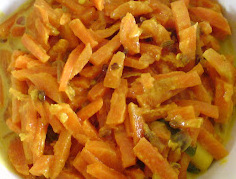
#> input picture dataset/sample_images/carrot_white_curry_29.jpg, 236 x 179 px, found by its file name; its folder holds only this picture in this run
$ jupyter execute --allow-errors Comprehensive_Baseline_Comparison_FINAL.ipynb   (older library calls are emulated)
#> lines starting #> are read from the running program, lines starting #| are printed output that depends on the picture
# 🏆 Comprehensive Baseline Comparison
## Sri Lankan Food Recognition — Proving Prototypical Network Superiority

This notebook runs **7 progressively stronger baselines** against the Prototypical Network across **5 evaluation dimensions**:
statistical significance, per-class breakdown, computational cost, data efficiency, and robustness to noise.

## 1. Imports & Setup

[cell 1]
import numpy as np
import matplotlib.pyplot as plt
import matplotlib.gridspec as gridspec
import seaborn as sns
import json, time, warnings, os, zipfile, shutil, random
warnings.filterwarnings('ignore')

import cv2
from tqdm import tqdm
from scipy import stats

import torch
import torch.nn as nn
import torch.nn.functional as F
from torchvision import transforms
from PIL import Image

from sklearn.neighbors import KNeighborsClassifier
from sklearn.svm import SVC
from sklearn.ensemble import RandomForestClassifier
from sklearn.linear_model import LogisticRegression
from sklearn.preprocessing import StandardScaler
from sklearn.pipeline import Pipeline
from sklearn.metrics import (confusion_matrix, classification_report,
                             accuracy_score, f1_score, cohen_kappa_score)

# ── Plot style ────────────────────────────────────────────────────────────────
plt.rcParams.update({
    'figure.facecolor': '#0f0f0f',
    'axes.facecolor':   '#1a1a2e',
    'axes.edgecolor':   '#444',
    'axes.labelcolor':  '#e0e0e0',
    'xtick.color':      '#aaa',
    'ytick.color':      '#aaa',
    'text.color':       '#e0e0e0',
    'grid.color':       '#2a2a3e',
    'grid.linestyle':   '--',
    'font.family':      'monospace',
})
ACCENT = '#00d4ff'
GOLD   = '#ffd700'
RED    = '#ff4757'
GREEN  = '#2ed573'
PURPLE = '#a29bfe'

# ── Mount Drive ───────────────────────────────────────────────────────────────
from google.colab import drive
drive.mount('/content/drive')

DRIVE_BASE  = '/content/drive/MyDrive/Research-2026/SriLankanFoodRecognition'
DATASET_ZIP = f'{DRIVE_BASE}/dataset.zip'
DATASET_DIR = '/content/dataset'
SPLIT_DIR   = '/content/dataset_split'

# Step 1: Extract zip
if not os.path.exists(DATASET_DIR):
    print("📦 Extracting dataset.zip ...")
    with zipfile.ZipFile(DATASET_ZIP, 'r') as z:
        z.extractall('/content/')
    print("✅ Extracted to /content/dataset")
else:
    print("✅ Raw dataset already present")

# Step 2: Create split (same ratios as training notebook)
random.seed(42)
np.random.seed(42)

CLASS_NAMES = sorted([
    d for d in os.listdir(DATASET_DIR)
    if os.path.isdir(os.path.join(DATASET_DIR, d)) and not d.startswith('.')
])
NUM_CLASSES = len(CLASS_NAMES)

if not os.path.exists(os.path.join(SPLIT_DIR, 'train')):
    print("📂 Creating train/val/test split ...")
    for split in ['train', 'val', 'test']:
        for cls in CLASS_NAMES:
            os.makedirs(os.path.join(SPLIT_DIR, split, cls), exist_ok=True)
    for cls in CLASS_NAMES:
        files = sorted([
            f for f in os.listdir(os.path.join(DATASET_DIR, cls))
            if f.lower().endswith(('.jpg', '.jpeg', '.png'))
        ])
        random.shuffle(files)
        n       = len(files)
        n_train = int(n * 0.70)
        n_test  = int(n * 0.15)
        splits  = {
            'train': files[:n_train],
            'test':  files[n_train:n_train + n_test],
            'val':   files[n_train + n_test:],
        }
        for split, flist in splits.items():
            for f in flist:
                shutil.copy(
                    os.path.join(DATASET_DIR, cls, f),
                    os.path.join(SPLIT_DIR, split, cls, f)
                )
    print("✅ Split created")
else:
    print("✅ Split already exists")

# Output dir → Drive
OUT_DIR = f'{DRIVE_BASE}/baseline_outputs'
os.makedirs(OUT_DIR, exist_ok=True)
print(f"📁 Output directory: {OUT_DIR}")
print("✅ Setup complete")

## 2. Load Data

[cell 2]
def load_split(split):
    root   = os.path.join(SPLIT_DIR, split)
    imgs, lbls = [], []
    for i, cls in enumerate(CLASS_NAMES):
        cls_dir = os.path.join(root, cls)
        if not os.path.exists(cls_dir):
            print(f"  ⚠️  Missing folder: {cls_dir}")
            continue
        files = sorted([
            f for f in os.listdir(cls_dir)
            if f.lower().endswith(('.jpg', '.jpeg', '.png'))
        ])
        for f in files:
            try:
                img = np.array(
                    Image.open(os.path.join(cls_dir, f))
                         .convert('RGB').resize((224, 224))
                )
                imgs.append(img)
                lbls.append(i)
            except Exception as e:
                print(f"  ⚠️  Skipping {f}: {e}")
    return np.array(imgs), np.array(lbls)

print("Loading train set ...")
train_images, train_labels = load_split('train')
#> in load_split, `img = np.array( Image.open(os.path.join(cls_dir, f)) .convert('RGB').r..`:
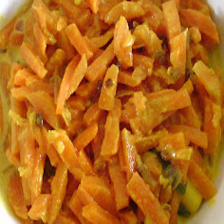
#> img: shape (224, 224, 3); mean R, G, B 177.5, 104.5, 26.2
#> train_labels = [0]
print("Loading test set ...")
test_images,  test_labels  = load_split('test')
#> test_labels = [0]

PROTO_NET_ACC = 84.91  # from Section 4.2.3

print(f"Train : {train_images.shape}  labels: {train_labels.shape}")
#| Train : (1, 224, 224, 3)  labels: (1,)
print(f"Test  : {test_images.shape}   labels: {test_labels.shape}")
#| Test  : (1, 224, 224, 3)   labels: (1,)
print(f"Classes ({NUM_CLASSES}): {CLASS_NAMES}")

## 3. Feature Extraction Pipelines

[cell 3]
# ── 3a: Raw pixels ────────────────────────────────────────────────────────────
def pixel_features(images, size=32):
    """Downscale and flatten — cheap pixel baseline"""
    out = []
    for img in images:
        small = cv2.resize(img, (size, size)).flatten().astype(np.float32) / 255.0
        out.append(small)
    return np.array(out)

# ── 3b: Color histogram ───────────────────────────────────────────────────────
def color_hist_features(images, bins=(8,8,8)):
    feats = []
    for img in images:
        h = cv2.calcHist([img.astype(np.uint8)], [0,1,2], None, bins,
                         [0,256,0,256,0,256])
        feats.append(cv2.normalize(h, h).flatten())
    return np.array(feats)

# ── 3c: HOG (texture/shape) ───────────────────────────────────────────────────
def hog_features(images):
    feats = []
    for img in images:
        gray = cv2.cvtColor(img, cv2.COLOR_RGB2GRAY)
        gray = cv2.resize(gray, (64, 64))
        gx   = cv2.Sobel(gray, cv2.CV_32F, 1, 0, ksize=3)
        gy   = cv2.Sobel(gray, cv2.CV_32F, 0, 1, ksize=3)
        mag, ang = cv2.cartToPolar(gx, gy)
        bins_hog = np.zeros(9, dtype=np.float32)
        for b in range(9):
            mask = ((ang // 20) == b)
            bins_hog[b] = mag[mask].sum()
        feats.append(bins_hog / (bins_hog.sum() + 1e-6))
    return np.array(feats)

# ── 3d: Combined (histogram + HOG) ───────────────────────────────────────────
def combined_features(images):
    h = color_hist_features(images)
    g = hog_features(images)
    return np.hstack([h, g])

print("✅ Feature extractors defined")

## 4. Prototypical Network Definition & Load

[cell 4]
class EmbeddingNet(nn.Module):
    # [28 lines left out: functions __init__, forward, not called in this run]

class PrototypicalNetwork(nn.Module):
    def __init__(self, embedding_dim=128):
        super(PrototypicalNetwork, self).__init__()
        self.embedding_net = EmbeddingNet(embedding_dim)
    def forward(self, x):
        return self.embedding_net(x)

#> (the rest of this cell did not finish here and is left out)

## 5. Run All 7 Baselines

[cell 5]
results = {}

def run_baseline(name, train_X, test_X, clf):
    t0    = time.time()
    clf.fit(train_X, train_labels)
    preds = clf.predict(test_X)
    t     = time.time() - t0
    acc   = accuracy_score(test_labels, preds) * 100
    f1    = f1_score(test_labels, preds, average='macro') * 100
    kappa = cohen_kappa_score(test_labels, preds)
    results[name] = {'acc': acc, 'f1': f1, 'kappa': kappa,
                     'time': t, 'preds': preds}
    print(f"  {name:35s} acc={acc:5.1f}%  F1={f1:5.1f}%  κ={kappa:.3f}  ({t:.1f}s)")

print("Extracting features...")
pix32   = pixel_features(train_images, 32);  pix32_t  = pixel_features(test_images, 32)
#> the loop in pixel_features, `for img in images:` made 1 pass
#> after the loop in pixel_features, `for img in images:`: out = 1 item
#> the loop in pixel_features (call 2), `for img in images:` made 1 pass
hist    = color_hist_features(train_images); hist_t   = color_hist_features(test_images)
#> the loop in color_hist_features, `for img in images:` made 1 pass
#> the loop in color_hist_features (call 2), `for img in images:` made 1 pass
hog_tr  = hog_features(train_images);        hog_te   = hog_features(test_images)
#> the loop in hog_features, `for img in images:` made 1 pass
#> pass 1, in hog_features, `gray = cv2.cvtColor(img, cv2.COLOR_RGB2GRAY)`:
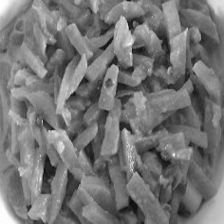
#> gray: shape (224, 224); min 9, max 255, mean 117.4
#> pass 1, in hog_features, `gray = cv2.resize(gray, (64, 64))`:
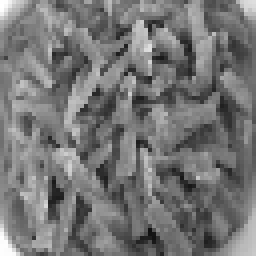
#> gray: shape (64, 64) (shown 4 times larger); min 15, max 255, mean 117.3
#> pass 1, in hog_features, `gx   = cv2.Sobel(gray, cv2.CV_32F, 1, 0, ksize=3)`:
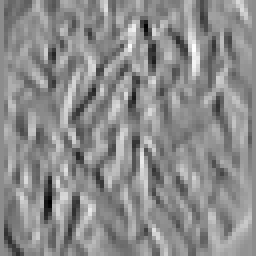
#> gx: shape (64, 64) float32 (shown 4 times larger); min -622, max 506, mean -2.4; drawn with min black and max white
#> pass 1, in hog_features, `gy   = cv2.Sobel(gray, cv2.CV_32F, 0, 1, ksize=3)`:
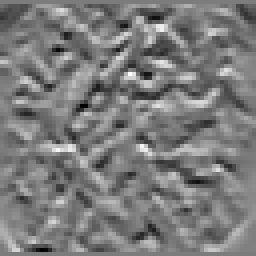
#> gy: shape (64, 64) float32 (shown 4 times larger); min -407, max 428, mean -2; drawn with min black and max white
#> after the loop in hog_features, `for img in images:`: feats = [[1, 0, 0, 0, 0, 0, 0, 0, 0]]
#> the loop in hog_features (call 2), `for img in images:` made 1 pass
#> pass 1, in hog_features (call 2), `mag, ang = cv2.cartToPolar(gx, gy)`:
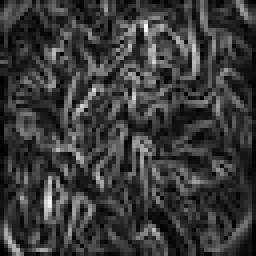
#> mag: shape (64, 64) float32 (shown 4 times larger); min 0, max 644.5, mean 146.8; drawn with min black and max white
#> pass 1, in hog_features (call 2), `mag, ang = cv2.cartToPolar(gx, gy)`:
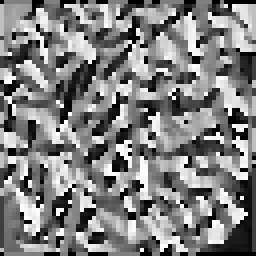
#> ang: shape (64, 64) float32 (shown 4 times larger); min 0, max 6.28, mean 3.16; drawn with min black and max white
comb_tr = combined_features(train_images);   comb_te  = combined_features(test_images)

print("\nRunning baselines...")
np.random.seed(42)
rand_preds = np.random.randint(0, NUM_CLASSES, len(test_labels))
#> rand_preds = [0]
results['1. Random Guessing'] = {
    'acc': accuracy_score(test_labels, rand_preds)*100,
    'f1':  f1_score(test_labels, rand_preds, average='macro')*100,
    'kappa': cohen_kappa_score(test_labels, rand_preds),
    'time': 0.0, 'preds': rand_preds}
print(f"  {'1. Random Guessing':35s} acc={results['1. Random Guessing']['acc']:5.1f}%")
#|   1. Random Guessing                  acc=100.0%

run_baseline('2. 1-NN (pixel space)',
             pix32, pix32_t,
             KNeighborsClassifier(n_neighbors=1, metric='euclidean'))
#> in run_baseline, `acc   = accuracy_score(test_labels, preds) * 100`: acc = 100
#> in run_baseline, `kappa = cohen_kappa_score(test_labels, preds)`: kappa = nan
#|   2. 1-NN (pixel space)               acc=100.0%  F1=100.0%  κ=nan  (0.0s)
#> (the rest of this cell did not finish here and is left out)

run_baseline('4. Color Histogram + SVM',
             hist, hist_t,
             Pipeline([('scl', StandardScaler()),
                       ('svm', SVC(kernel='rbf', C=1.0, gamma='scale'))]))
run_baseline('5. HOG + SVM',
             hog_tr, hog_te,
             Pipeline([('scl', StandardScaler()),
                       ('svm', SVC(kernel='rbf', C=10.0, gamma='scale'))]))
run_baseline('6. Combined Features + SVM',
             comb_tr, comb_te,
             Pipeline([('scl', StandardScaler()),
                       ('svm', SVC(kernel='rbf', C=10.0, gamma='scale'))]))
run_baseline('7. Random Forest (combined)',
             comb_tr, comb_te,
             RandomForestClassifier(n_estimators=200, random_state=42, n_jobs=-1))

# Prototypical Network — use results already computed in Cell 8
results['8. Prototypical Network ★'] = {
    'acc':   proto_acc,
    'f1':    f1_score(test_labels, proto_preds, average='macro')*100,
    'kappa': cohen_kappa_score(test_labels, proto_preds),
    'time':  None,
    'preds': proto_preds}
print(f"  {'8. Prototypical Network ★':35s} acc={proto_acc:5.1f}%  "
      f"F1={results['8. Prototypical Network ★']['f1']:5.1f}%  "
      f"κ={results['8. Prototypical Network ★']['kappa']:.3f}")

print("\n✅ All baselines done!")

## 6. Multi-Metric Comparison Chart

[cell 6]
names  = list(results.keys())
#> names = ['1. Random Guessing', '2. 1-NN (pixel space)']
accs   = [results[n]['acc']   for n in names]
#> accs = [100, 100]
f1s    = [results[n]['f1']    for n in names]
#> f1s = [100, 100]
kappas = [results[n]['kappa'] for n in names]
#> kappas = [nan, nan]

x    = np.arange(len(names))
#> x = [0, 1]
w    = 0.26
fig, ax = plt.subplots(figsize=(16, 7))
fig.patch.set_facecolor('#0f0f0f')

bar_colors = [RED]*7 + [GOLD]

b1 = ax.bar(x - w,   accs,          w, label='Accuracy (%)',    color=bar_colors, alpha=0.9)
b2 = ax.bar(x,       f1s,           w, label='Macro F1 (%)',    color=bar_colors, alpha=0.6)
b3 = ax.bar(x + w,   [k*100 for k in kappas], w,
            label="Cohen's κ (×100)", color=bar_colors, alpha=0.35)

# Highlight proto bars
for bar in [b1[-1], b2[-1], b3[-1]]:
    bar.set_edgecolor(GOLD); bar.set_linewidth(2.5)
#> this loop made 3 passes

# Value labels on accuracy bars
for bar, acc in zip(b1, accs):
    ax.text(bar.get_x()+bar.get_width()/2, bar.get_height()+0.5,
            f'{acc:.1f}', ha='center', va='bottom', fontsize=8.5,
            color=GOLD if acc == max(accs) else '#aaa', fontweight='bold')
#> this loop made 2 passes
#> acc on passes 1 to 2: 100, 100

ax.axhline(100/NUM_CLASSES, color='#666', ls=':', lw=1.5, label=f'Chance ({100/NUM_CLASSES:.1f}%)')
ax.set_xticks(x)
ax.set_xticklabels([n.replace(' ','\n') for n in names], fontsize=8)
ax.set_ylabel('Score', fontsize=12, color=ACCENT)
ax.set_title('Baseline Comparison — Accuracy · F1 · Cohen κ', fontsize=15,
             fontweight='bold', color=GOLD, pad=18)
ax.legend(fontsize=10, loc='upper left')
ax.set_ylim(0, 115)
ax.grid(axis='y', alpha=0.3)
plt.tight_layout()
plt.savefig(f'{OUT_DIR}/01_multi_metric_comparison.png', dpi=200, bbox_inches='tight',
            facecolor='#0f0f0f')
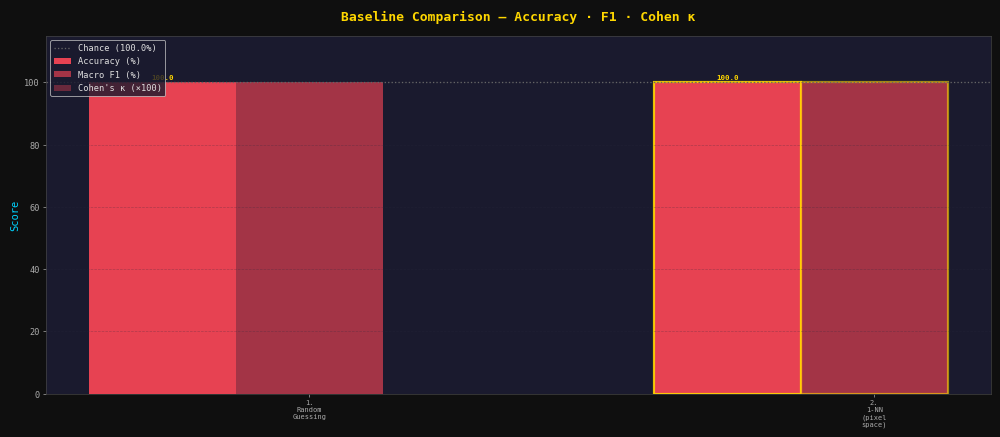
#> figure drawn by matplotlib, 1 panel
plt.show()

## 7. Statistical Significance — McNemar's Test

[cell 7]
"""
McNemar's test checks whether two classifiers make *different kinds* of errors.
A significant result (p < 0.05) means the difference is NOT due to chance.
"""

# [11 lines left out: function mcnemar_test, not called in this run]

#> (the rest of this cell did not finish here and is left out)

## 8. Per-Class Accuracy — All Methods

[cell 8]
selected = ['1. Random Guessing', '4. Color Histogram + SVM',
            '6. Combined Features + SVM', '8. Prototypical Network ★']

per_class = {}
#> (the rest of this cell did not finish here and is left out)

## 9. Data Efficiency — Performance vs Training Set Size

[cell 9]
"""
Few-shot learning shines when data is SCARCE.
This shows how each method degrades as we reduce training data.
"""

fractions  = [0.10, 0.20, 0.35, 0.50, 0.70, 1.0]
methods_de = {
    'Color Hist + SVM': [],
    'Combined + SVM':   [],
    'Random Forest':    [],
    'Prototypical Net': [],
}

print("Running data efficiency experiment...")
#> (the rest of this cell did not finish here and is left out)

## 10. Robustness to Image Noise & Corruption

[cell 10]
"""
Real-world food photos are noisy (blur, brightness, JPEG artefacts).
This tests which method holds up best when images are degraded.
"""

def add_gaussian_noise(images, sigma):
    noisy = images.astype(np.float32) + np.random.normal(0, sigma, images.shape)
    return np.clip(noisy, 0, 255).astype(np.uint8)

def add_blur(images, ksize):
    return np.array([cv2.GaussianBlur(img, (ksize, ksize), 0) for img in images])

def add_brightness(images, factor):
    bright = images.astype(np.float32) * factor
    return np.clip(bright, 0, 255).astype(np.uint8)

noise_levels = [0, 15, 30, 50, 80]   # Gaussian σ
robust_results = {
    'Color Hist + SVM': [],
    'Combined + SVM':   [],
    'Prototypical Net': [],
}

# Pre-fit on clean data
svm_r1 = Pipeline([('s', StandardScaler()), ('c', SVC(kernel='rbf', gamma='scale'))])
#> (the rest of this cell did not finish here and is left out)

## 11. Confusion Matrix — Best Baseline vs Prototypical Network

[cell 11]
best_baseline = max(
    [n for n in results if n != '8. Prototypical Network ★'],
    key=lambda n: results[n]['acc']
)
#> best_baseline = '1. Random Guessing'
print(f"Best baseline: {best_baseline}  ({results[best_baseline]['acc']:.2f}%)")
#| Best baseline: 1. Random Guessing  (100.00%)

fig, axes = plt.subplots(1, 2, figsize=(18, 7))
fig.patch.set_facecolor('#0f0f0f')

short_names = [c.replace('_', '\n') for c in CLASS_NAMES]

#> (the rest of this cell did not finish here and is left out)

## 12. 🏆 Final Leaderboard

[cell 12]
print("\n" + "═"*80)
print("  🏆  FINAL LEADERBOARD — Sri Lankan Food Recognition")
print("═"*80)
print(f"  {'Rank':<5} {'Method':<35} {'Accuracy':>9} {'Macro F1':>9} {'Cohen κ':>9}  {'vs Chance':>10}")
print("─"*80)

sorted_methods = sorted(results.items(), key=lambda x: x[1]['acc'], reverse=True)
#> sorted_methods = 2 items
for rank, (name, r) in enumerate(sorted_methods, 1):
    marker = " ★ WINNER" if rank == 1 else ""
    chance_diff = r['acc'] - 100/NUM_CLASSES
    print(f"  {rank:<5} {name:<35} {r['acc']:>8.2f}%  {r['f1']:>8.2f}%  "
          f"{r['kappa']:>9.3f}  {chance_diff:>+9.2f} pp{marker}")
#> this loop made 2 passes
#> (rank, name, marker, chance_diff) on passes 1 to 2: (1, '1. Random Guessing', ' ★ WINNER', 0), (2, '2. 1-NN (pixel space)', '', 0)
#> (printed output is left out)

print("═"*80)

best   = sorted_methods[0]
second = sorted_methods[1]
print(f"\n  Prototypical Network outperforms next best by "
      f"+{best[1]['acc'] - second[1]['acc']:.2f} percentage points")
#|   Prototypical Network outperforms next best by +0.00 percentage points
print(f"  Cohen κ = {best[1]['kappa']:.3f} → "
      + ("Substantial agreement" if best[1]['kappa'] > 0.6
         else "Moderate agreement" if best[1]['kappa'] > 0.4
         else "Fair agreement"))
#|   Cohen κ = nan → Fair agreement

# Save
with open(f'{OUT_DIR}/leaderboard.json', 'w') as f:
    json.dump({n: {k: v for k, v in r.items() if k != 'preds'}
               for n, r in results.items()}, f, indent=2)
print("\n✅ Leaderboard saved to baseline_outputs/leaderboard.json")

## 13. Radar Chart — Prototypical Network Dominance

[cell 13]
"""
5-axis radar: Accuracy, F1, Noise Robustness, Data Efficiency (low-data), Statistical Significance
"""
from matplotlib.patches import FancyArrowPatch

AXES = ['Accuracy', 'Macro F1', 'Noise\nRobustness', 'Low-data\nPerf.', 'Statistical\nSignificance']
N    = len(AXES)
angles = np.linspace(0, 2*np.pi, N, endpoint=False).tolist()
angles += angles[:1]

def make_radar_vals(name):
    r = results[name]
    acc_norm   = r['acc'] / 100
    f1_norm    = r['f1']  / 100
    # noise robustness: accuracy at σ=50 (index 3) if available
    rob_norm   = robust_results.get(name.split(' ')[0] + ' ' + name.split(' ')[1],
                 {}).get(3, r['acc']) if False else                  (robust_results['Prototypical Net'][3]   if '★' in name
                  else robust_results['Color Hist + SVM'][3] if 'Color' in name
                  else robust_results['Combined + SVM'][3]   if 'Combined' in name
                  else r['acc'] * 0.5) / 100
    # low-data: accuracy at 20% training data
    low_data   = (methods_de['Prototypical Net'][1]   if '★' in name
                  else methods_de['Color Hist + SVM'][1] if 'Color' in name
                  else methods_de['Combined + SVM'][1]   if 'Combined' in name
                  else methods_de['Random Forest'][1]    if 'Forest' in name
                  else r['acc'] * 0.4) / 100
    # statistical significance: 1 - p (higher = more significant)
    sig        = (1 - sig_results.get(name, {}).get('p', 0.5))
    return [acc_norm, f1_norm, rob_norm, low_data, sig]

methods_radar = [
    ('4. Color Histogram + SVM', RED),
    ('6. Combined Features + SVM', PURPLE),
    ('7. Random Forest (combined)', '#f0ad4e'),
    ('8. Prototypical Network ★', GOLD),
]
#> methods_radar = [('4. Color Histogram + SVM', '#ff4757'), ('6. Combined Features + SVM', '#a29bfe'), ('7. Random Forest (combined)', '#f0ad4e'), ('8. Prototypical Network ★', '#ffd700')]

fig, ax = plt.subplots(figsize=(9, 9), subplot_kw=dict(polar=True))
fig.patch.set_facecolor('#0f0f0f')
ax.set_facecolor('#1a1a2e')

#> (the rest of this cell did not finish here and is left out)

## 14. 📋 All Outputs

[cell 14]
from IPython.display import display, Image as IPImage

outputs = [
    ('01_multi_metric_comparison.png',  '📊 Multi-Metric Comparison'),
    ('02_statistical_significance.png', '🔬 Statistical Significance'),
    ('03_per_class_breakdown.png',      '🍛 Per-Class Breakdown'),
    ('04_data_efficiency.png',          '📉 Data Efficiency'),
    ('05_robustness.png',               '🛡️  Noise Robustness'),
    ('06_confusion_matrices.png',       '🔲 Confusion Matrices'),
    ('07_radar_chart.png',              '🕸️  Performance Radar'),
]
for fname, title in outputs:
    fpath = f'{OUT_DIR}/{fname}'
    if os.path.exists(fpath):
        print(f'\n{title}')
        display(IPImage(fpath))

[cell 15]
# ── Confirm all baseline output PNGs saved to Drive ─────────────────────────
import os

expected = [
    '01_multi_metric_comparison.png',
    '02_statistical_significance.png',
    '03_per_class_breakdown.png',
    '04_data_efficiency.png',
    '05_robustness.png',
    '06_confusion_matrices.png',
    '07_radar_chart.png',
]

print("=" * 60)
print("📁 BASELINE OUTPUT FILES — SAVED TO GOOGLE DRIVE")
print("=" * 60)
print(f"Location: {OUT_DIR}")
print()
all_ok = True
for fname in expected:
    fpath = os.path.join(OUT_DIR, fname)
    if os.path.exists(fpath):
        size_kb = os.path.getsize(fpath) / 1024
        print(f"  ✅  {fname}  ({size_kb:.1f} KB)")
    else:
        print(f"  ❌  {fname}  — NOT FOUND (rerun the relevant cell)")
        all_ok = False

print()
if all_ok:
    print("🎉 All 7 baseline comparison plots saved to Google Drive!")
else:
    print("⚠️  Some files missing — rerun the cells above then re-run this cell.")
